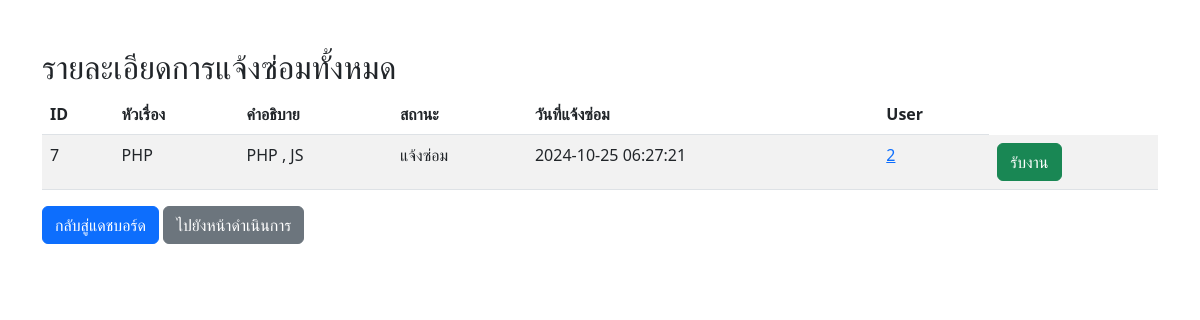
/display_repair_request.php (signed in), run on an earlier commit of the app's database.
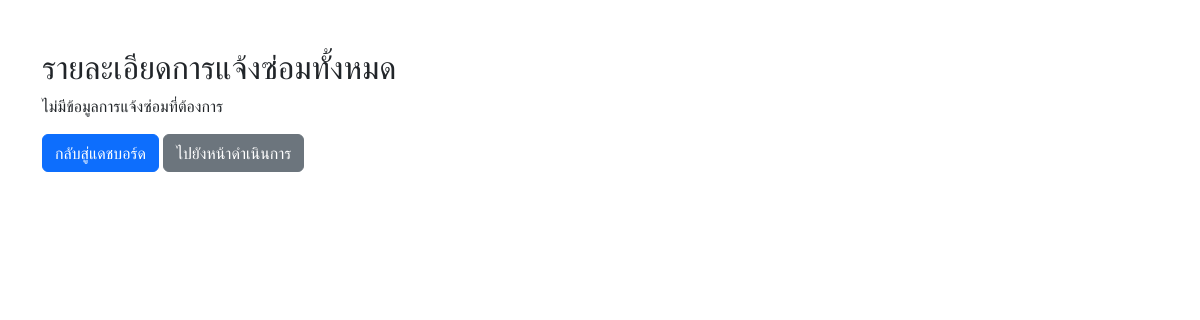
And on a later commit of the database.
### tables this page shows
CREATE TABLE `repairrequest` (
  `id` int(11) NOT NULL,
  `topic` varchar(45) NOT NULL,
  `Description` varchar(45) DEFAULT NULL,
  `Status` varchar(45) DEFAULT NULL,
  `RequestedDate` datetime DEFAULT NULL,
  `ScheduleDate` datetime DEFAULT NULL,
  `User_id` int(11) NOT NULL
);

### display_repair_request.php (the view, shortened to what this page needs)
<?php
include 'db_connect.php';
$query = "SELECT * FROM repairrequest WHERE Status != 'กำลังดำเนินการ' AND Status != 'เสร็จสิ้น'";
$stmt = $conn->prepare($query);
$stmt->execute();
$result = $stmt->get_result();
?>
<!DOCTYPE html>
<html lang="en">
<head>
    <link href="https://cdn.jsdelivr.net/npm/bootstrap@5.3.0-alpha1/dist/css/bootstrap.min.css" rel="stylesheet">
</head>
<body>
    <div class="container mt-5">
        <h2>รายละเอียดการแจ้งซ่อมทั้งหมด</h2>
        <?php if ($result->num_rows > 0): ?>
            <table class="table table-striped">
                <thead>
                    <tr>
                        <th>ID</th>
                        <th>หัวเรื่อง</th>
                        <th>คำอธิบาย</th>
                        <th>สถานะ</th>
                        <th>วันที่แจ้งซ่อม</th>
                        <th>User</th>
                    </tr>
                </thead>
                <tbody>
                    <?php while ($repair_request = $result->fetch_assoc()): ?>
                        <tr>
                            <td><?php echo $repair_request['id']; ?></td>
                            <td><?php echo $repair_request['topic']; ?></td>
                            <td><?php echo $repair_request['Description']; ?></td>
                            <td><?php echo $repair_request['Status']; ?></td>
                            <td><?php echo $repair_request['RequestedDate']; ?></td>
                            <td>
                                <a href="user_info.php?user_id=<?php echo $repair_request['User_id']; ?>">
                                    <?php echo $repair_request['User_id']; ?>
                                </a>
                            </td>
                            <td>
                                <?php if ($repair_request['Status'] !== 'กำลังดำเนินการ'): ?>
                                    <form method="post">
                                        <button type="submit" name="accept_job" class="btn btn-success">รับงาน</button>
                                    </form>
                                <?php else: ?>
                                    <span class="text-muted">กำลังดำเนินการ</span>
                                <?php endif; ?>
                            </td>
                        </tr>
                    <?php endwhile; ?>
                </tbody>
            </table>
        <?php else: ?>
            <p>ไม่มีข้อมูลการแจ้งซ่อมที่ต้องการ</p>
        <?php endif; ?>
        <a href="technician_dashboard.php" class="btn btn-primary">กลับสู่แดชบอร์ด</a>
        <a href="view_repair_status.php" class="btn btn-secondary">ไปยังหน้าดำเนินการ</a>
    </div>
</body>
</html>

What changed in the data, as far as the page shows it:
removed repairrequest: id "7", topic "PHP", Description "PHP , JS", Status "แจ้งซ่อม", RequestedDate "2024-10-25 06:27:21", User "2"
Also different on the page:
text no longer shown: "ID หัวเรื่อง คำอธิบาย สถานะ วันที่แจ้งซ่อม User"
text now shown: "ไม่มีข้อมูลการแจ้งซ่อมที่ต้องการ"
